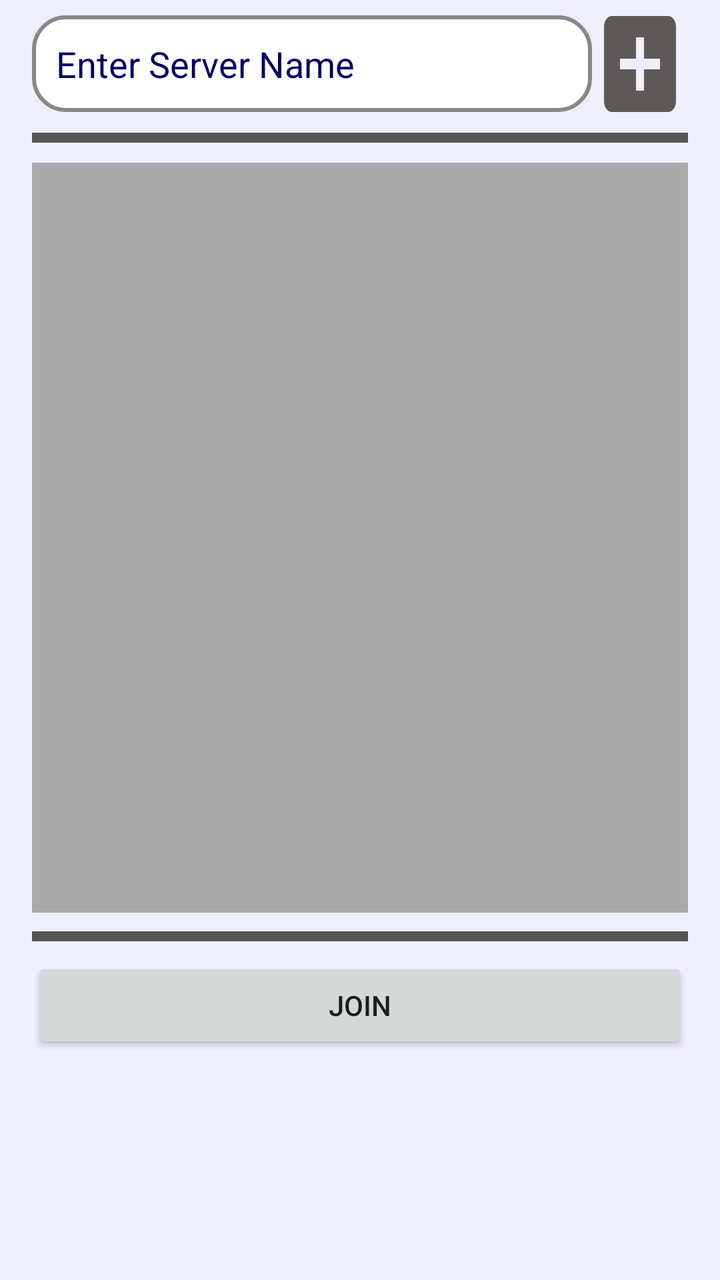
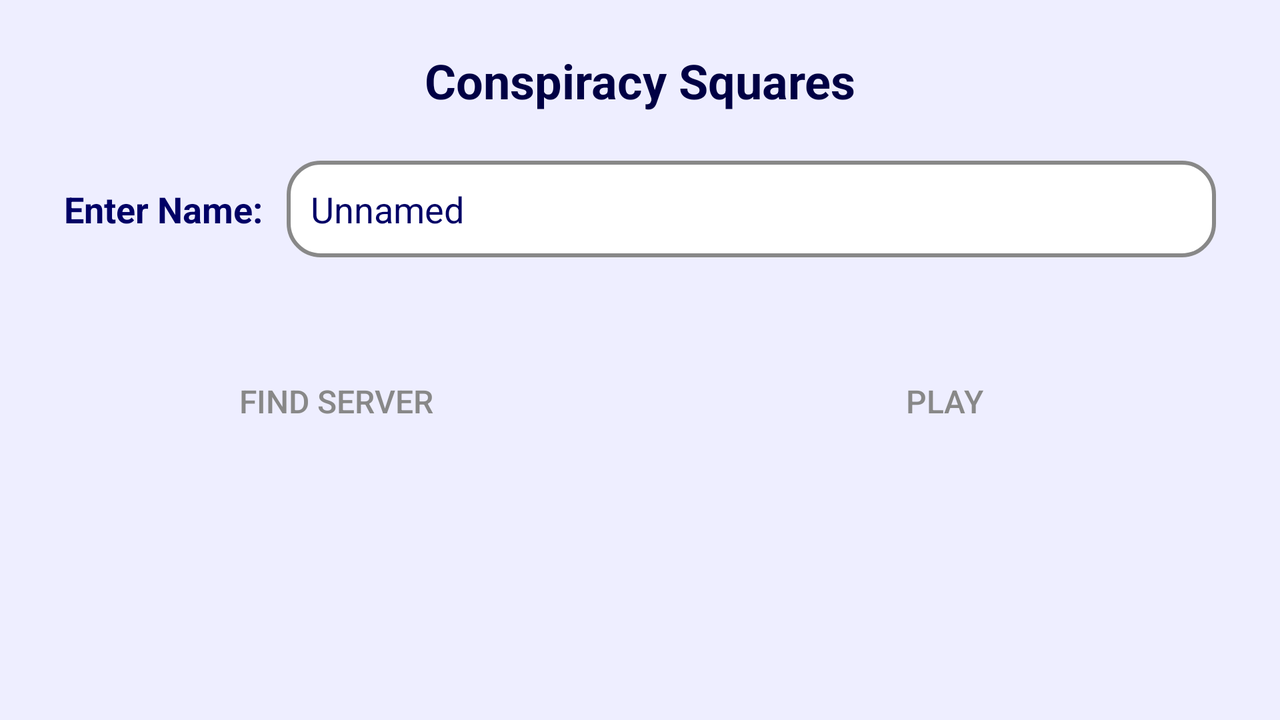

An Android layout and its configuration variant, each rendered on a device that would load it. The default file and the variant file are quoted in full after the pictures.
<!-- AndroidManifest.xml: application theme AppTheme -->
<!-- res/layout/activity_servers.xml -->
<?xml version="1.0" encoding="utf-8"?>
<android.support.constraint.ConstraintLayout xmlns:android="http://schemas.android.com/apk/res/android"
    xmlns:tools="http://schemas.android.com/tools"
    android:id="@+id/ID_activity_main"
    android:layout_width="match_parent"
    android:layout_height="match_parent"
    android:fitsSystemWindows="true"
    android:gravity="center"
    tools:context=".Main"
    android:background="@color/colorBackground">

    <ScrollView
        android:layout_width="match_parent"
        android:layout_height="match_parent"
        android:clipToPadding="false"
        android:fillViewport="true"
        tools:layout_editor_absoluteX="0dp"
        tools:layout_editor_absoluteY="41dp">
        
        <LinearLayout
            android:layout_width="match_parent"
            android:layout_height="wrap_content"
            android:orientation="vertical"
            android:paddingBottom="@dimen/activity_padding"
            android:paddingLeft="@dimen/activity_padding"
            android:paddingRight="@dimen/activity_padding"
            android:weightSum="1">


            
            <LinearLayout
                android:id="@+id/btn_list"
                android:layout_width="match_parent"
                android:layout_height="wrap_content"
                android:layout_marginBottom="@dimen/button_margin"
                android:focusable="true"
                android:focusableInTouchMode="true"
                android:orientation="horizontal"
                android:padding="@dimen/none"
                android:weightSum="4"
                >


                
                <EditText
                    android:id="@+id/server_search"
                    android:layout_width="match_parent"
                    android:layout_height="wrap_content"
                    android:layout_gravity="center_vertical"
                    android:layout_margin="@dimen/none"
                    android:layout_weight="3"
                    android:background="@drawable/input"
                    android:ems="12"
                    android:inputType="text"
                    android:nextFocusLeft="@id/btn_list"
                    android:nextFocusUp="@id/btn_list"
                    android:padding="@dimen/input_padding"
                    android:selectAllOnFocus="true"
                    android:singleLine="true"
                    android:text="@string/input_server"
                    android:textColor="@color/colorInput"
                    android:textColorHighlight="@color/colorInputHighlight"
                    android:textSize="@dimen/input_text"
                    android:windowSoftInputMode="stateHidden" />
                
                <Button
                    android:id="@+id/ID_btn_server"
                    android:layout_width="64dp"
                    android:layout_height="64dp"
                    android:layout_gravity="center_vertical"
                    android:layout_margin="@dimen/none"
                    android:layout_weight="1"
                    android:background="@drawable/add_server_button"
                    android:padding="@dimen/none" />

            </LinearLayout>
            
            <ImageView
                android:layout_width="match_parent"
                android:layout_height="5dp"
                android:layout_marginTop="-20dp"
                android:layout_gravity="top"
                android:background="#555555"
                android:orientation="horizontal"
                android:padding="@dimen/none"></ImageView>
            
            <LinearLayout
                android:id="@+id/btn_list"
                android:layout_width="match_parent"
                android:layout_height="375dp"
                android:layout_marginBottom="@dimen/button_margin"
                android:focusable="true"
                android:focusableInTouchMode="true"
                android:orientation="horizontal"
                android:background="#AAAAAA"
                android:layout_marginTop="10dp"
                android:padding="@dimen/none"
                android:weightSum="4">



            </LinearLayout>
            
            <ImageView
                android:layout_width="match_parent"
                android:layout_height="5dp"
                android:layout_gravity="top"
                android:layout_marginTop="-13dp"
                android:background="#555555"
                android:orientation="horizontal"
                android:padding="@dimen/none"></ImageView>

            <Button
                android:id="@+id/join_button"
                android:layout_width="match_parent"
                android:layout_marginTop="8dp"
                android:layout_height="wrap_content"
                android:contentDescription="This is the join button for the server listings"
                android:text="Join"
                tools:text="Join" />


        </LinearLayout>
    </ScrollView>

</android.support.constraint.ConstraintLayout>
<!-- resources referenced by this layout -->
<resources>
  <color name="colorBackground">#EEEEFF</color>
  <color name="colorInput">#000066</color>
  <color name="colorInputHighlight">#AAAAFF</color>
  <dimen name="activity_padding">16dp</dimen>
  <dimen name="button_margin">22dp</dimen>
  <dimen name="input_padding">12dp</dimen>
  <dimen name="input_text">18sp</dimen>
  <dimen name="none">0dp</dimen>
  <!-- drawable add_server_button (drawable) -->
  <vector android:height="24dp" android:tint="#5C5957"
      android:viewportHeight="24.0" android:viewportWidth="24.0"
      android:width="24dp" xmlns:android="http://schemas.android.com/apk/res/android">
      <path android:fillColor="#FF000000" android:pathData="M19,3L5,3c-1.11,0 -2,0.9 -2,2v14c0,1.1 0.89,2 2,2h14c1.1,0 2,-0.9 2,-2L21,5c0,-1.1 -0.9,-2 -2,-2zM17,13h-4v4h-2v-4L7,13v-2h4L11,7h2v4h4v2z"/>
  </vector>
  <!-- drawable input (drawable) -->
  <?xml version="1.0" encoding="utf-8"?>
  <selector xmlns:android="http://schemas.android.com/apk/res/android">
      <item>
          <shape android:shape="rectangle">
              <corners
                  android:radius="@dimen/button_sq_rad"/>
              <stroke
                  android:width="@dimen/input_border"
                  android:color="@color/colorInputBorder"/>
              <solid
                  android:color="@color/colorInputBack" />
          </shape>
      </item>
  </selector>
  <string name="input_server">Enter Server Name</string>
  <style name="AppTheme" parent="Theme.AppCompat.Light.NoActionBar">
          <item name="colorPrimary">@color/colorPrimary</item>
          <item name="colorPrimaryDark">@color/colorPrimaryDark</item>
          <item name="colorAccent">@color/colorAccent</item>
          <item name="colorControlNormal">@color/colorButton</item>
          <item name="android:background">@color/colorBackground</item>
  
          <item name="windowActionBar">false</item>
          <item name="windowNoTitle">true</item>
      </style>
  <dimen name="button_sq_rad">16dp</dimen>
  <dimen name="input_border">2dp</dimen>
  <color name="colorInputBorder">#888888</color>
  <color name="colorInputBack">#FFFFFF</color>
  <color name="colorPrimary">#3F51B5</color>
  <color name="colorPrimaryDark">#303F9F</color>
  <color name="colorAccent">#0000FF</color>
  <color name="colorButton">#FFFFFF</color>
</resources>
<!-- res/layout-land/activity_servers.xml (the repository's variant of the layout above) -->
<!-- drawn on the phone turned sideways -->
<?xml version="1.0" encoding="utf-8"?>
<android.support.constraint.ConstraintLayout xmlns:android="http://schemas.android.com/apk/res/android"
    xmlns:tools="http://schemas.android.com/tools"
    android:id="@+id/ID_activity_main"
    android:layout_width="match_parent"
    android:layout_height="match_parent"
    android:fitsSystemWindows="true"
    android:gravity="center"
    tools:context=".Main"
    android:background="@color/colorBackground">

    <ScrollView
        android:layout_width="match_parent"
        android:layout_height="match_parent"
        android:clipToPadding="false"
        android:fillViewport="true">

        <LinearLayout
            android:layout_width="match_parent"
            android:layout_height="wrap_content"
            android:orientation="vertical"
            android:paddingBottom="@dimen/activity_paddingL"
            android:paddingLeft="@dimen/activity_paddingL"
            android:paddingRight="@dimen/activity_paddingL"
            android:weightSum="1">

            <TextView
                android:id="@+id/ID_txt_title"
                android:layout_width="match_parent"
                android:layout_height="wrap_content"
                android:layout_margin="@dimen/title_margin"
                android:text="@string/text_title"
                android:textAlignment="center"
                android:textColor="@color/colorTitle"
                android:textSize="@dimen/title_text"
                android:textStyle="normal|bold"
                android:background="@android:color/transparent"/>

            <TextView
                android:id="@+id/ID_txt_error"
                android:layout_width="match_parent"
                android:layout_height="wrap_content"
                android:layout_marginBottom="@dimen/input_padding"
                android:text="@string/input_name_error"
                android:textAlignment="center"
                android:textColor="@color/colorTitle"
                android:textSize="@dimen/input_text"
                android:textStyle="normal|bold"
                android:visibility="gone"
                android:background="@android:color/transparent"/>

            <LinearLayout
                android:layout_width="match_parent"
                android:layout_height="wrap_content"
                android:orientation="horizontal"
                android:id="@+id/btn_list"
                android:focusable="true"
                android:focusableInTouchMode="true"
                android:padding="@dimen/none"
                android:layout_marginBottom="@dimen/button_margin"
                android:weightSum="1">

                <TextView
                    android:id="@+id/ID_txt_name"
                    android:layout_width="wrap_content"
                    android:layout_height="wrap_content"
                    android:layout_margin="@dimen/none"
                    android:text="@string/input_name"
                    android:textAlignment="center"
                    android:textColor="@color/colorInput"
                    android:textSize="@dimen/input_text"
                    android:textStyle="normal|bold"
                    android:paddingRight="@dimen/input_padding"
                    android:layout_gravity="center_vertical"
                    android:background="@android:color/transparent"/>

                <EditText
                    android:id="@+id/ID_input_name"
                    android:layout_width="match_parent"
                    android:layout_height="wrap_content"
                    android:layout_margin="@dimen/none"
                    android:ems="12"
                    android:inputType="text"
                    android:selectAllOnFocus="true"
                    android:singleLine="true"
                    android:nextFocusUp="@id/btn_list"
                    android:nextFocusLeft="@id/btn_list"
                    android:windowSoftInputMode="stateHidden"
                    android:layout_gravity="center_vertical"
                    android:padding="@dimen/input_padding"
                    android:textColor="@color/colorInput"
                    android:textSize="@dimen/input_text"
                    android:text="@string/input_name_def"
                    android:textColorHighlight="@color/colorInputHighlight"
                    android:background="@drawable/input"/>
            </LinearLayout>

            <LinearLayout
                android:id="@+id/ID_btns"
                android:layout_width="match_parent"
                android:layout_height="wrap_content"
                android:orientation="horizontal"
                android:layout_gravity="center"
                android:layout_marginTop="@dimen/button_margin"
                android:paddingTop="@dimen/button_padding"
                android:paddingBottom="@dimen/button_padding"
                android:weightSum="2">

                <Button
                    android:id="@+id/ID_btn_server"
                    android:layout_width="match_parent"
                    android:layout_height="wrap_content"
                    android:layout_weight="1"
                    android:layout_gravity="left"
                    android:layout_marginRight="@dimen/button_spacing"
                    android:background="@drawable/button_rect"
                    android:padding="@dimen/button_padding"
                    android:text="@string/button_server"
                    android:textColor="@color/colorButtonText"
                    android:textSize="@dimen/button_text" />

                <Button
                    android:id="@+id/ID_btn_play"
                    android:layout_width="match_parent"
                    android:layout_height="wrap_content"
                    android:layout_weight="1"
                    android:layout_gravity="right"
                    android:layout_marginLeft="@dimen/button_spacing"
                    android:background="@drawable/button_rect"
                    android:padding="@dimen/button_padding"
                    android:text="@string/button_play"
                    android:textColor="@color/colorButtonText"
                    android:textSize="@dimen/button_text" />
            </LinearLayout>
        </LinearLayout>
    </ScrollView>

</android.support.constraint.ConstraintLayout>
<!-- resources referenced by the variant -->
<!-- as the phone turned sideways resolves them -->
<resources>
  <color name="colorBackground">#EEEEFF</color>
  <color name="colorButtonText">#888888</color>
  <color name="colorInput">#000066</color>
  <color name="colorInputHighlight">#AAAAFF</color>
  <color name="colorTitle">#000044</color>
  <dimen name="activity_paddingL">32dp</dimen>
  <dimen name="button_margin">22dp</dimen>
  <dimen name="button_padding">4dp</dimen>
  <dimen name="button_spacing">16dp</dimen>
  <dimen name="button_text">16sp</dimen>
  <dimen name="input_padding">12dp</dimen>
  <dimen name="input_text">18sp</dimen>
  <dimen name="none">0dp</dimen>
  <dimen name="title_margin">24dp</dimen>
  <dimen name="title_text">24sp</dimen>
  <!-- drawable input (drawable) -->
  <?xml version="1.0" encoding="utf-8"?>
  <selector xmlns:android="http://schemas.android.com/apk/res/android">
      <item>
          <shape android:shape="rectangle">
              <corners
                  android:radius="@dimen/button_sq_rad"/>
              <stroke
                  android:width="@dimen/input_border"
                  android:color="@color/colorInputBorder"/>
              <solid
                  android:color="@color/colorInputBack" />
          </shape>
      </item>
  </selector>
  <string name="button_play">Play</string>
  <string name="button_server">Find Server</string>
  <string name="input_name">Enter Name:</string>
  <string name="input_name_def">Unnamed</string>
  <string name="input_name_error">Please enter a name!</string>
  <string name="text_title">Conspiracy Squares</string>
  <style name="AppTheme" parent="Theme.AppCompat.Light.NoActionBar">
          <item name="colorPrimary">@color/colorPrimary</item>
          <item name="colorPrimaryDark">@color/colorPrimaryDark</item>
          <item name="colorAccent">@color/colorAccent</item>
          <item name="colorControlNormal">@color/colorButton</item>
          <item name="android:background">@color/colorBackground</item>
  
          <item name="windowActionBar">false</item>
          <item name="windowNoTitle">true</item>
      </style>
  <dimen name="button_sq_rad">16dp</dimen>
  <dimen name="input_border">2dp</dimen>
  <color name="colorInputBorder">#888888</color>
  <color name="colorInputBack">#FFFFFF</color>
  <color name="colorPrimary">#3F51B5</color>
  <color name="colorPrimaryDark">#303F9F</color>
  <color name="colorAccent">#0000FF</color>
  <color name="colorButton">#FFFFFF</color>
</resources>
